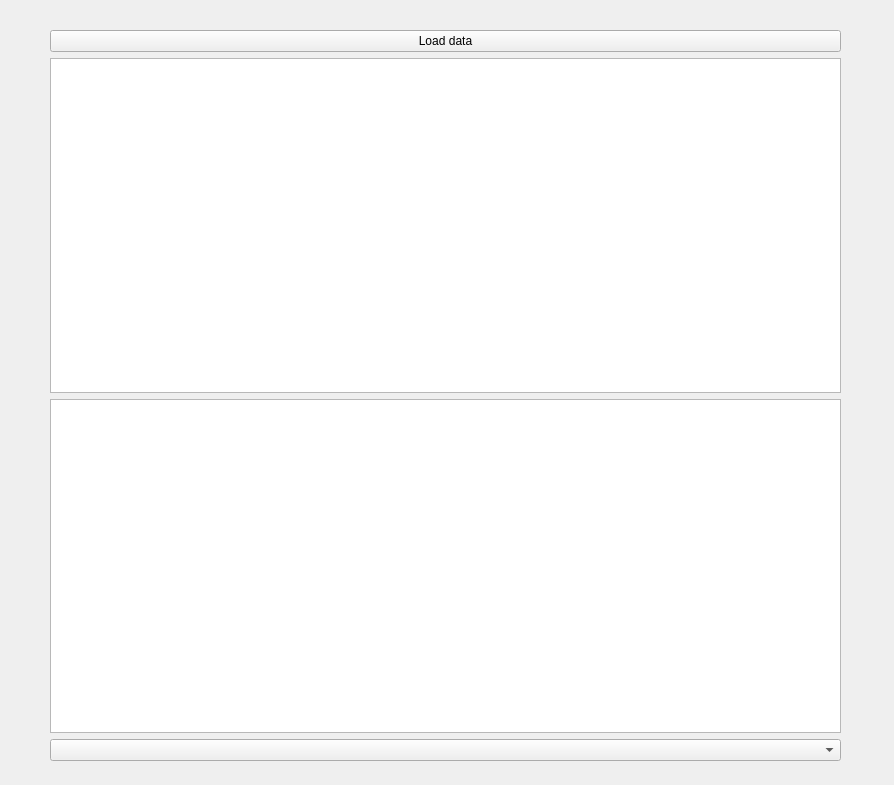
<?xml version="1.0" encoding="UTF-8"?>
<ui version="4.0">
 <class>MainWindow</class>
 <widget class="QMainWindow" name="MainWindow">
  <property name="geometry">
   <rect>
    <x>0</x>
    <y>0</y>
    <width>894</width>
    <height>785</height>
   </rect>
  </property>
  <property name="windowTitle">
   <string>MainWindow</string>
  </property>
  <widget class="QWidget" name="centralwidget">
   <widget class="QWidget" name="">
    <property name="geometry">
     <rect>
      <x>50</x>
      <y>30</y>
      <width>791</width>
      <height>731</height>
     </rect>
    </property>
    <layout class="QVBoxLayout" name="verticalLayout">
     <item>
      <widget class="QPushButton" name="loadButton">
       <property name="text">
        <string>Load data</string>
       </property>
      </widget>
     </item>
     <item>
      <widget class="QTableWidget" name="tableWidget"/>
     </item>
     <item>
      <widget class="QListWidget" name="listWidget"/>
     </item>
     <item>
      <widget class="QComboBox" name="comboBox"/>
     </item>
    </layout>
   </widget>
  </widget>
 </widget>
 <resources/>
 <connections/>
</ui>
